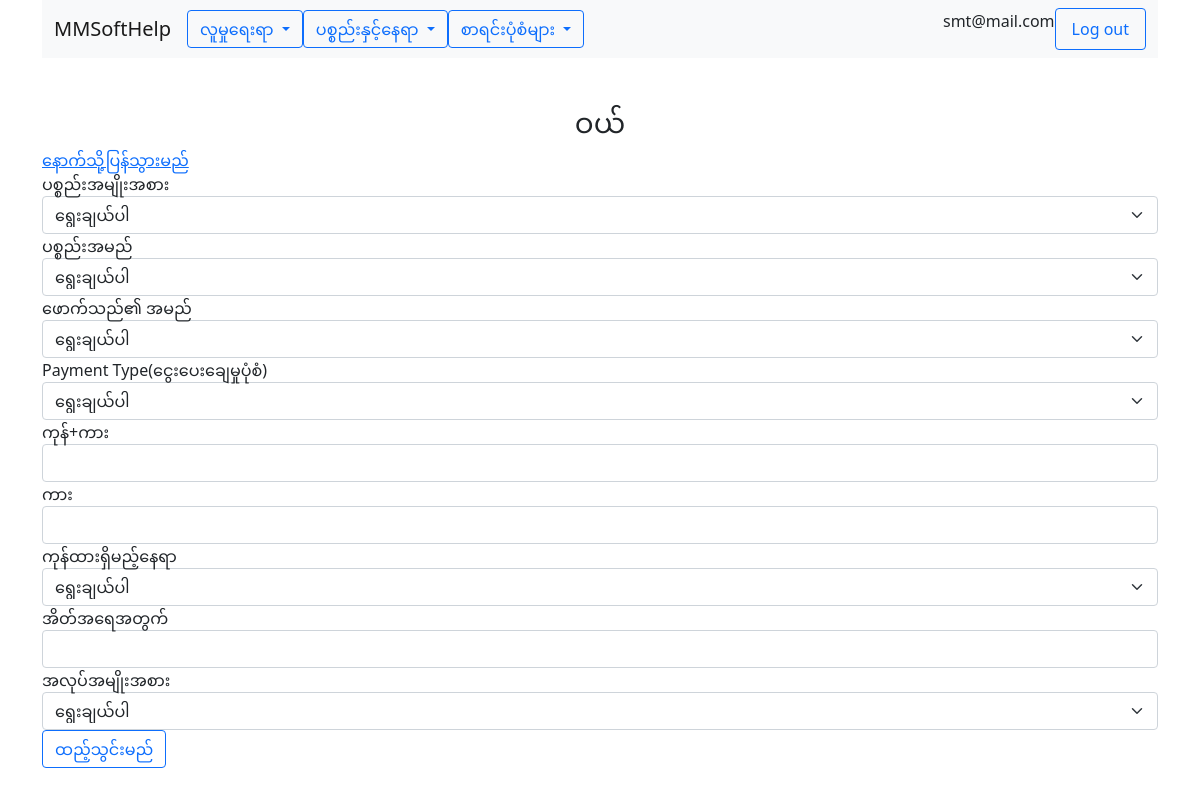
Page /user/buy.php (signed in) on the committed database.
### tables this page shows
CREATE TABLE `users` (
  `id` int(10) NOT NULL,
  `email` varchar(100) NOT NULL,
  `password` varchar(100) NOT NULL,
  `phone` varchar(25) NOT NULL,
  `address` varchar(250) NOT NULL,
  `com_id` int(10) NOT NULL,
  `role` varchar(25) NOT NULL
);

CREATE TABLE `companies` (
  `id` int(10) NOT NULL,
  `name` varchar(100) NOT NULL,
  `phone` varchar(15) NOT NULL,
  `address` varchar(250) NOT NULL
);

CREATE TABLE `categories` (
  `id` int(10) NOT NULL,
  `name` varchar(100) NOT NULL,
  `com_id` int(10) NOT NULL,
  `is_good` tinyint(1) NOT NULL
);

### app/functions.php (called while the page is built, shortened)
<?php
function view($name, $model= ''){
    require(APP_PATH . "views/layout.view.php");
}
function is_user_authenticated() {
    return isset($_SESSION['email']);
}
function get_user() {
    $user = UserData::get_user_by_email($_SESSION['email']);
    return $user;
}
function get_company_id() {
    $user = UserData::get_user_by_email($_SESSION['email']);
    return $user->com_id;
}
function get_company_name() {
    return CompanyData::get_company_by_id(get_company_id())->name;
}
?>

### app/company/mysqlcompanyprovider.class.php (called while the page is built, shortened)
<?php
class MySqlCompanyProvider extends CompanyProvider{
    public function get_company_by_id($com_id){
        $db = $this -> connect();
        $sql = 'SELECT * FROM companies WHERE id = :id';
        $smt = $db->prepare($sql);
        $smt -> execute([
            ':id' => $com_id,
        ]);
        $data = $smt->fetchAll(PDO::FETCH_CLASS,'Company');
        return $data[0];
    }
    private function connect(){
        try{
            return new PDO($this->source, CONFIG['db_user'], CONFIG['db_password']);
        }catch(PDOException $e){
            return null;
        }
    }
}
?>

### app/user/mysqluserprovider.class.php (called while the page is built, shortened)
<?php
class MySqlUserProvider extends UserProvider{
    public function get_user_by_email($email){
        $db = $this -> connect();
        $sql = 'SELECT * FROM users WHERE email = :email';
        $smt = $db->prepare($sql);
        $smt -> execute([
            ':email' => $email,
        ]);
        $data = $smt->fetchAll(PDO::FETCH_CLASS,'User');
        return $data[0];
    }
    private function connect(){
        try{
            return new PDO($this->source, CONFIG['db_user'], CONFIG['db_password']);
        }catch(PDOException $e){
            return null;
        }
    }
}
?>

### app/user/userdata.class.php (called while the page is built, shortened)
<?php
class UserData{
    static private $ds;
    static public function initialize(UserProvider $data_provider){
        return self::$ds = $data_provider;
    }
    static public function get_user_by_email($email){
        return self::$ds->get_user_by_email($email);
    }
}
?>

### app/company/companydata.class.php (called while the page is built, shortened)
<?php
class CompanyData{
    static private $ds;
    static public function initialize(CompanyProvider $data_provider){
        return self::$ds = $data_provider;
    }
    static public function get_company_by_id($com_id){
        return self::$ds->get_company_by_id($com_id);
    }
}
?>

### app/category/mysqlcategoryprovider.class.php (called while the page is built, shortened)
<?php
class MySqlCategoryProvider extends CategoryProvider{
    public function get_categories_default(){
        return $this -> query('SELECT * FROM categories WHERE com_id = 0');
    }
    private function query($sql, $sql_params = []){
        $db = $this->connect();
        $query = null;
        if (empty($sql_params)){
            $query = $db->query($sql);
        }else{
            $query = $db-> prepare($sql);
            $query -> execute($sql_params);
        }
        $data = $query->fetchAll(PDO::FETCH_CLASS,'Category');
        return $data;
    }
    private function connect(){
        try{
            return new PDO($this->source, CONFIG['db_user'], CONFIG['db_password']);
        }catch(PDOException $e){
            return null;
        }
    }
}
?>

### app/category/categorydata.class.php (called while the page is built, shortened)
<?php
class CategoryData{
    static private $ds;
    static public function initialize(CategoryProvider $data_provider){
        return self::$ds = $data_provider;
    }
    static public function get_categories_default(){
        return self::$ds->get_categories_default();
    }
}
?>

### views/user/buy.view.php (the view, shortened to what this page needs)
<div class="row">
        <div class="col-lg-12 text-center">
            <h3 class="mt-5"><?php echo buy;?></h3>
        </div>
    </div>
    <div class="row">
        <a href="../user/formindex.php"><?php echo back;?></a>
    </div>
   <div>
       <form action="" method="POST">
        <div class="form-group">
        <label for="cat_id"><?php echo item_cat; ?></label>
        <select class="form-select" name='cat_id' id='cat_id' onchange='load_new_content()'>
        <option value=""><?php echo choose; ?></option>
        </select>
        </div>
        <div class="form-group">
        <label for="cat_id"><?php echo item_name; ?></label>
        <select class="form-select" name="item_id" id="state">
        <option value=""><?php echo choose; ?></option>
        </select>
        </div>
        <div class="form-group">
        <label for="cus_id"><?php echo cus_name; ?></label>
        <select class="form-select" name="cus_id" id="cus_id">
        <option value=""><?php echo choose; ?></option>
        </select>
        </div>
        <?php
        $categories = CategoryData::get_categories_default();
        foreach($categories as $cat) :
            if($cat->name == pay_type){
        ?>
            <div class='form-group'>
            <label for='pay_type'><?php echo pay_type; ?></label>
            <select class='form-select' name='pay_type' id='pay_type'>
            <option value=''><?php echo choose; ?></option>
            </select>
            </div>
            <?php
            }elseif($cat-> name == location){
            ?>
            <div class='form-group'>
            <label for='item_id'><?php echo location; ?></label>
            <select class='form-select' name='item_id' id='item_id'>
            <option value=''><?php echo choose; ?></option>
            </select>
            </div>
            <?php
            }elseif($cat-> name == work_type){
                ?>
                <div class='form-group'>
                <label for='item_id'><?php echo work_type; ?></label>
                <select class='form-select' name='work_id' id='work_id'>
                <option value=''><?php echo choose; ?></option>
                </select>
                </div>
                <?php
                }
            else{
            ?>
            <div class='form-group'>
            <label for='<?= $cat->id ?>'><?= $cat->name ?></label>
            <input type="text" class='form-control' name='<?= $cat->id ?>' id='<?= $cat->id ?>'>
            </div>
        <?php
            } endforeach;
        ?>
        <div class="form-group">
              <input class="btn btn-outline-primary" type="submit" value="<?php echo submit;?>">
        </div>
       </form>
   </div>

### views/layout.view.php (shortened to what this page needs)
<!DOCTYPE html>
<html lang="en">
  <head>
    <link href="https://cdn.jsdelivr.net/npm/bootstrap@5.0.2/dist/css/bootstrap.min.css" rel="stylesheet">
  </head>
  <body>
    <div class="container">
      <?php
      if (is_user_authenticated()){
      ?>
<nav class="navbar navbar-expand-lg navbar-light bg-light">
  <div class="container-fluid">
    <a class="navbar-brand" href="../company"><?= get_company_name(); ?></a>
    <div class="collapse navbar-collapse" id="navbarSupportedContent">
      <ul class="navbar-nav me-auto mb-2 mb-lg-0">
<div class="dropdown">
  <button class="btn btn-outline-primary dropdown-toggle" type="button" id="dropdownMenuButton1" data-bs-toggle="dropdown" aria-expanded="false">
    <?php echo people_menu; ?>
  </button>
</div>
<div class="dropdown">
  <button class="btn btn-outline-primary dropdown-toggle" type="button" id="dropdownMenuButton1" data-bs-toggle="dropdown" aria-expanded="false">
    <?php echo item_location_menu; ?>
  </button>
</div>
<div class="dropdown">
  <button class="btn btn-outline-primary dropdown-toggle" type="button" id="dropdownMenuButton1" data-bs-toggle="dropdown" aria-expanded="false">
    <?php echo forms; ?>
  </button>
</div>
      </ul>
      <?php
      }
      ?>
      <?php
      if (is_user_authenticated()){
      ?>
      <p><?= get_user()->email; ?></p>
      <a class="nav-link btn btn-outline-primary" href="../logout.php">Log out</a>
      <?php
      }
      ?>
    </div>
  </div>
</nav>
</div>
    <div class="container">
<?php require("$name.view.php");?>
    </div>
    </body>
    </html>

### rows in the picture
users: com.name "MMSoftHelp", email "smt@mail.com"
categories: name "ကုန်+ကား"
categories: name "ကား"
categories: name "အိတ်အရေအတွက်"

### other values in the picture
people_menu "လူမှုရေးရာ"
item_location_menu "ပစ္စည်းနှင့်နေရာ"
forms "စာရင်းပုံစံများ"
buy "ဝယ်"
back "နောက်သို့ပြန်သွားမည်"
item_cat "ပစ္စည်းအမျိုးအစား"
item_name "ပစ္စည်းအမည်"
cus_name "‌ဖောက်သည်၏ အမည်"
form field cat_id "ရွေးချယ်ပါ"
form field item_id "ရွေးချယ်ပါ"
form field cus_id "ရွေးချယ်ပါ"
form field pay_type "ရွေးချယ်ပါ"
form field work_id "ရွေးချယ်ပါ"
